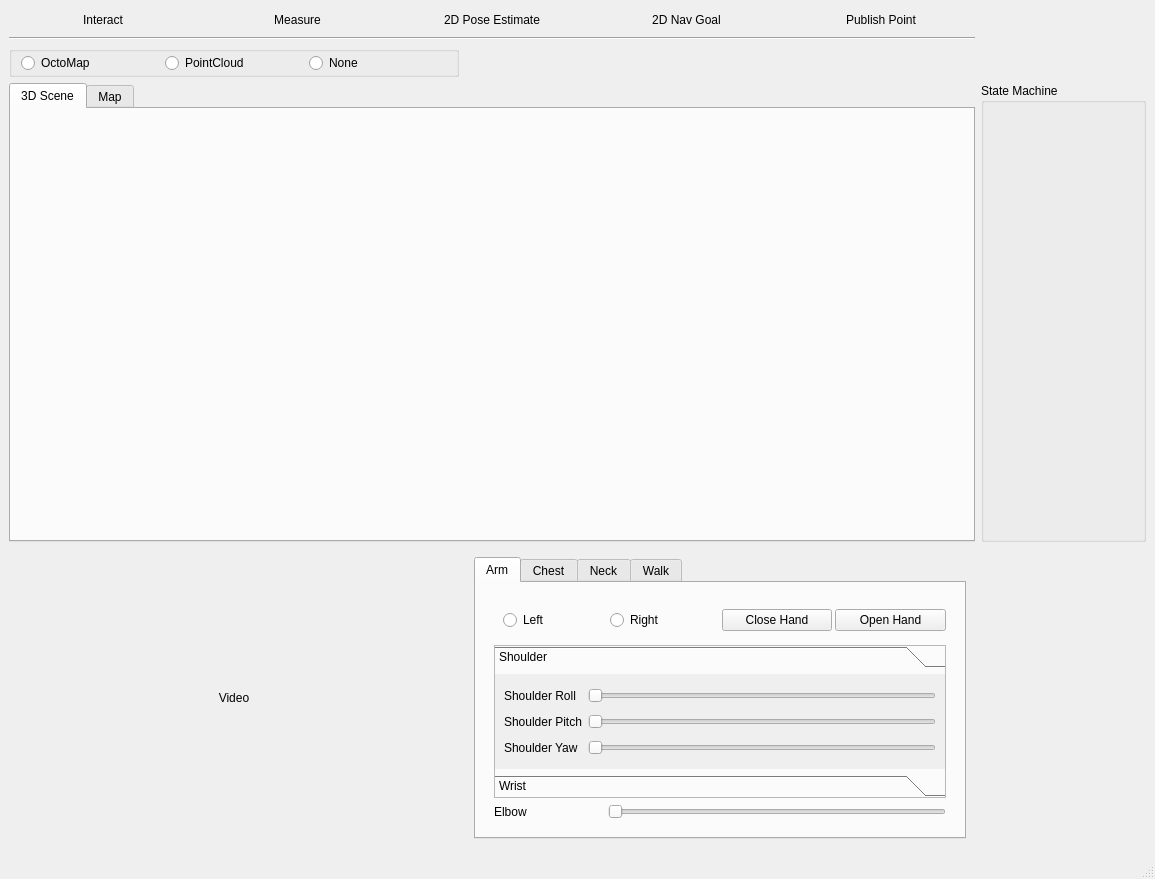
<?xml version="1.0" encoding="UTF-8"?>
<ui version="4.0">
 <class>ValkyrieGUI</class>
 <widget class="QMainWindow" name="ValkyrieGUI">
  <property name="windowModality">
   <enum>Qt::ApplicationModal</enum>
  </property>
  <property name="geometry">
   <rect>
    <x>0</x>
    <y>0</y>
    <width>1155</width>
    <height>879</height>
   </rect>
  </property>
  <property name="windowTitle">
   <string>MainWindow</string>
  </property>
  <widget class="QWidget" name="centralwidget">
   <layout class="QGridLayout" name="gridLayout">
    <item row="3" column="0">
     <widget class="QGroupBox" name="widgetvisualization">
      <property name="title">
       <string/>
      </property>
      <layout class="QGridLayout" name="gridLayout_10">
       <property name="topMargin">
        <number>0</number>
       </property>
       <property name="bottomMargin">
        <number>0</number>
       </property>
       <item row="0" column="1">
        <widget class="QRadioButton" name="radioBtnPointcloud">
         <property name="text">
          <string>PointCloud</string>
         </property>
         <attribute name="buttonGroup">
          <string notr="true">btnGroupDisplays</string>
         </attribute>
        </widget>
       </item>
       <item row="0" column="2">
        <widget class="QRadioButton" name="radioBtnNone">
         <property name="text">
          <string>None</string>
         </property>
         <attribute name="buttonGroup">
          <string notr="true">btnGroupDisplays</string>
         </attribute>
        </widget>
       </item>
       <item row="0" column="0">
        <widget class="QRadioButton" name="radioBtnOctomap">
         <property name="text">
          <string>OctoMap</string>
         </property>
         <attribute name="buttonGroup">
          <string notr="true">btnGroupDisplays</string>
         </attribute>
        </widget>
       </item>
      </layout>
     </widget>
    </item>
    <item row="4" column="0" colspan="2">
     <widget class="QTabWidget" name="tab_display">
      <property name="currentIndex">
       <number>0</number>
      </property>
      <widget class="QWidget" name="tab_3dscene">
       <attribute name="title">
        <string>3D Scene</string>
       </attribute>
       <layout class="QVBoxLayout" name="verticalLayout">
        <item>
         <layout class="QHBoxLayout" name="display3d_layout"/>
        </item>
       </layout>
      </widget>
      <widget class="QWidget" name="tab_map">
       <attribute name="title">
        <string>Map</string>
       </attribute>
       <layout class="QHBoxLayout" name="horizontalLayout">
        <item>
         <layout class="QGridLayout" name="map_layout"/>
        </item>
       </layout>
      </widget>
     </widget>
    </item>
    <item row="4" column="2">
     <widget class="QGroupBox" name="groupBox">
      <property name="maximumSize">
       <size>
        <width>400</width>
        <height>16777215</height>
       </size>
      </property>
      <property name="title">
       <string>State Machine</string>
      </property>
      <layout class="QHBoxLayout" name="horizontalLayout_9"/>
     </widget>
    </item>
    <item row="1" column="0" colspan="2">
     <widget class="Line" name="line_2">
      <property name="orientation">
       <enum>Qt::Horizontal</enum>
      </property>
     </widget>
    </item>
    <item row="0" column="0" colspan="2">
     <layout class="QHBoxLayout" name="horizontalLayout_2">
      <item>
       <widget class="QPushButton" name="btnRvizInteract">
        <property name="text">
         <string>Interact</string>
        </property>
        <property name="flat">
         <bool>true</bool>
        </property>
        <attribute name="buttonGroup">
         <string notr="true">btnGroupRvizTools</string>
        </attribute>
       </widget>
      </item>
      <item>
       <widget class="QPushButton" name="btnRvizMeasure">
        <property name="text">
         <string>Measure</string>
        </property>
        <property name="flat">
         <bool>true</bool>
        </property>
        <attribute name="buttonGroup">
         <string notr="true">btnGroupRvizTools</string>
        </attribute>
       </widget>
      </item>
      <item>
       <widget class="QPushButton" name="btnRvizPoseEstimate">
        <property name="text">
         <string>2D Pose Estimate</string>
        </property>
        <property name="flat">
         <bool>true</bool>
        </property>
        <attribute name="buttonGroup">
         <string notr="true">btnGroupRvizTools</string>
        </attribute>
       </widget>
      </item>
      <item>
       <widget class="QPushButton" name="btnRvizNavGoal">
        <property name="text">
         <string>2D Nav Goal</string>
        </property>
        <property name="flat">
         <bool>true</bool>
        </property>
        <attribute name="buttonGroup">
         <string notr="true">btnGroupRvizTools</string>
        </attribute>
       </widget>
      </item>
      <item>
       <widget class="QPushButton" name="btnRvizPublishPoint">
        <property name="text">
         <string>Publish Point</string>
        </property>
        <property name="flat">
         <bool>true</bool>
        </property>
        <attribute name="buttonGroup">
         <string notr="true">btnGroupRvizTools</string>
        </attribute>
       </widget>
      </item>
     </layout>
    </item>
    <item row="5" column="1">
     <widget class="QWidget" name="gb_keyctrl" native="true">
      <property name="sizePolicy">
       <sizepolicy hsizetype="Expanding" vsizetype="Expanding">
        <horstretch>0</horstretch>
        <verstretch>0</verstretch>
       </sizepolicy>
      </property>
      <property name="maximumSize">
       <size>
        <width>510</width>
        <height>300</height>
       </size>
      </property>
      <layout class="QGridLayout" name="gridLayout_2">
       <item row="0" column="0">
        <widget class="QTabWidget" name="controlTabs">
         <property name="maximumSize">
          <size>
           <width>500</width>
           <height>290</height>
          </size>
         </property>
         <property name="currentIndex">
          <number>0</number>
         </property>
         <widget class="QWidget" name="tabArm">
          <attribute name="title">
           <string>Arm</string>
          </attribute>
          <layout class="QHBoxLayout" name="horizontalLayout_4">
           <item>
            <widget class="QWidget" name="widget" native="true">
             <layout class="QGridLayout" name="gridLayout_5">
              <property name="horizontalSpacing">
               <number>3</number>
              </property>
              <item row="0" column="3">
               <widget class="QPushButton" name="btnOpenHand">
                <property name="text">
                 <string>Open Hand</string>
                </property>
               </widget>
              </item>
              <item row="2" column="1" colspan="3">
               <widget class="QSlider" name="sliderElbow">
                <property name="orientation">
                 <enum>Qt::Horizontal</enum>
                </property>
               </widget>
              </item>
              <item row="0" column="0" colspan="2">
               <widget class="QWidget" name="btnGrpArmSide" native="true">
                <layout class="QHBoxLayout" name="horizontalLayout_7">
                 <item>
                  <widget class="QRadioButton" name="radioArmSideLeft">
                   <property name="text">
                    <string>Left</string>
                   </property>
                   <attribute name="buttonGroup">
                    <string notr="true">btnGroupArm</string>
                   </attribute>
                  </widget>
                 </item>
                 <item>
                  <widget class="QRadioButton" name="radioArmSideRight">
                   <property name="text">
                    <string>Right</string>
                   </property>
                   <attribute name="buttonGroup">
                    <string notr="true">btnGroupArm</string>
                   </attribute>
                  </widget>
                 </item>
                </layout>
               </widget>
              </item>
              <item row="2" column="0">
               <widget class="QLabel" name="label_18">
                <property name="text">
                 <string>Elbow</string>
                </property>
               </widget>
              </item>
              <item row="0" column="2">
               <widget class="QPushButton" name="btnCloseHand">
                <property name="text">
                 <string>Close Hand</string>
                </property>
               </widget>
              </item>
              <item row="1" column="0" colspan="4">
               <widget class="QToolBox" name="tabArmControl">
                <property name="minimumSize">
                 <size>
                  <width>0</width>
                  <height>0</height>
                 </size>
                </property>
                <property name="baseSize">
                 <size>
                  <width>323</width>
                  <height>112</height>
                 </size>
                </property>
                <property name="layoutDirection">
                 <enum>Qt::LeftToRight</enum>
                </property>
                <property name="autoFillBackground">
                 <bool>false</bool>
                </property>
                <property name="frameShape">
                 <enum>QFrame::StyledPanel</enum>
                </property>
                <property name="frameShadow">
                 <enum>QFrame::Raised</enum>
                </property>
                <widget class="QWidget" name="tabArmControlPage1">
                 <property name="geometry">
                  <rect>
                   <x>0</x>
                   <y>0</y>
                   <width>437</width>
                   <height>87</height>
                  </rect>
                 </property>
                 <attribute name="label">
                  <string>Shoulder</string>
                 </attribute>
                 <layout class="QGridLayout" name="gridLayout_6">
                  <item row="0" column="0">
                   <widget class="QLabel" name="label_14">
                    <property name="text">
                     <string>Shoulder Roll</string>
                    </property>
                   </widget>
                  </item>
                  <item row="0" column="1">
                   <widget class="QSlider" name="sliderShoulderRoll">
                    <property name="maximum">
                     <number>100</number>
                    </property>
                    <property name="orientation">
                     <enum>Qt::Horizontal</enum>
                    </property>
                   </widget>
                  </item>
                  <item row="1" column="0">
                   <widget class="QLabel" name="label_19">
                    <property name="text">
                     <string>Shoulder Pitch</string>
                    </property>
                   </widget>
                  </item>
                  <item row="1" column="1">
                   <widget class="QSlider" name="sliderShoulderPitch">
                    <property name="minimum">
                     <number>0</number>
                    </property>
                    <property name="maximum">
                     <number>100</number>
                    </property>
                    <property name="orientation">
                     <enum>Qt::Horizontal</enum>
                    </property>
                   </widget>
                  </item>
                  <item row="2" column="0">
                   <widget class="QLabel" name="label_20">
                    <property name="text">
                     <string>Shoulder Yaw</string>
                    </property>
                   </widget>
                  </item>
                  <item row="2" column="1">
                   <widget class="QSlider" name="sliderShoulderYaw">
                    <property name="minimum">
                     <number>0</number>
                    </property>
                    <property name="maximum">
                     <number>100</number>
                    </property>
                    <property name="orientation">
                     <enum>Qt::Horizontal</enum>
                    </property>
                   </widget>
                  </item>
                 </layout>
                </widget>
                <widget class="QWidget" name="tabArmControlPage2">
                 <property name="geometry">
                  <rect>
                   <x>0</x>
                   <y>0</y>
                   <width>437</width>
                   <height>87</height>
                  </rect>
                 </property>
                 <attribute name="label">
                  <string>Wrist</string>
                 </attribute>
                 <layout class="QGridLayout" name="gridLayout_8">
                  <item row="0" column="0">
                   <widget class="QLabel" name="label">
                    <property name="text">
                     <string>Wrist Roll</string>
                    </property>
                   </widget>
                  </item>
                  <item row="0" column="1">
                   <widget class="QSlider" name="sliderWristRoll">
                    <property name="orientation">
                     <enum>Qt::Horizontal</enum>
                    </property>
                   </widget>
                  </item>
                  <item row="2" column="0">
                   <widget class="QLabel" name="label_21">
                    <property name="text">
                     <string>Wrist Yaw</string>
                    </property>
                   </widget>
                  </item>
                  <item row="1" column="1">
                   <widget class="QSlider" name="sliderWristPitch">
                    <property name="orientation">
                     <enum>Qt::Horizontal</enum>
                    </property>
                   </widget>
                  </item>
                  <item row="1" column="0">
                   <widget class="QLabel" name="label_2">
                    <property name="text">
                     <string>Wrist Pitch</string>
                    </property>
                   </widget>
                  </item>
                  <item row="2" column="1">
                   <widget class="QSlider" name="sliderWristYaw">
                    <property name="orientation">
                     <enum>Qt::Horizontal</enum>
                    </property>
                   </widget>
                  </item>
                 </layout>
                </widget>
               </widget>
              </item>
             </layout>
            </widget>
           </item>
          </layout>
         </widget>
         <widget class="QWidget" name="tabChest">
          <attribute name="title">
           <string>Chest</string>
          </attribute>
          <layout class="QHBoxLayout" name="horizontalLayout_3">
           <item>
            <widget class="QWidget" name="gridWidget_3" native="true">
             <layout class="QGridLayout" name="gridLayout_9">
              <item row="2" column="1">
               <widget class="QSlider" name="sliderChestYaw">
                <property name="minimum">
                 <number>0</number>
                </property>
                <property name="maximum">
                 <number>100</number>
                </property>
                <property name="orientation">
                 <enum>Qt::Horizontal</enum>
                </property>
               </widget>
              </item>
              <item row="1" column="0">
               <widget class="QLabel" name="label_4">
                <property name="text">
                 <string>Chest Pitch</string>
                </property>
               </widget>
              </item>
              <item row="0" column="0">
               <widget class="QLabel" name="label_15">
                <property name="text">
                 <string>Chest Roll</string>
                </property>
               </widget>
              </item>
              <item row="0" column="1">
               <widget class="QSlider" name="sliderChestRoll">
                <property name="minimum">
                 <number>0</number>
                </property>
                <property name="maximum">
                 <number>100</number>
                </property>
                <property name="orientation">
                 <enum>Qt::Horizontal</enum>
                </property>
               </widget>
              </item>
              <item row="1" column="1">
               <widget class="QSlider" name="sliderChestPitch">
                <property name="minimum">
                 <number>0</number>
                </property>
                <property name="maximum">
                 <number>100</number>
                </property>
                <property name="orientation">
                 <enum>Qt::Horizontal</enum>
                </property>
               </widget>
              </item>
              <item row="2" column="0">
               <widget class="QLabel" name="label_3">
                <property name="text">
                 <string>Chest Yaw</string>
                </property>
               </widget>
              </item>
              <item row="3" column="1">
               <widget class="QPushButton" name="btnChestReset">
                <property name="text">
                 <string>Reset Chest Orientation</string>
                </property>
               </widget>
              </item>
             </layout>
            </widget>
           </item>
          </layout>
         </widget>
         <widget class="QWidget" name="tabNeck">
          <attribute name="title">
           <string>Neck</string>
          </attribute>
          <layout class="QGridLayout" name="gridLayout_12">
           <item row="0" column="1">
            <widget class="QWidget" name="widget" native="true">
             <layout class="QGridLayout" name="gridLayout_7">
              <item row="1" column="0">
               <widget class="QLabel" name="label_10">
                <property name="text">
                 <string>&lt;html&gt;&lt;head/&gt;&lt;body&gt;&lt;p&gt;&lt;span style=&quot; font-size:10pt;&quot;&gt;Upper Neck&lt;/span&gt;&lt;/p&gt;&lt;p&gt;&lt;span style=&quot; font-size:10pt;&quot;&gt;Pitch:&lt;/span&gt;&lt;/p&gt;&lt;/body&gt;&lt;/html&gt;</string>
                </property>
               </widget>
              </item>
              <item row="1" column="1">
               <widget class="QSlider" name="sliderNeckPitch">
                <property name="minimum">
                 <number>0</number>
                </property>
                <property name="maximum">
                 <number>100</number>
                </property>
                <property name="orientation">
                 <enum>Qt::Horizontal</enum>
                </property>
               </widget>
              </item>
              <item row="2" column="0">
               <widget class="QLabel" name="label_5">
                <property name="text">
                 <string>Neck Yaw</string>
                </property>
               </widget>
              </item>
              <item row="2" column="1">
               <widget class="QSlider" name="sliderNeckYaw">
                <property name="minimum">
                 <number>0</number>
                </property>
                <property name="maximum">
                 <number>100</number>
                </property>
                <property name="orientation">
                 <enum>Qt::Horizontal</enum>
                </property>
               </widget>
              </item>
              <item row="0" column="1">
               <widget class="QSlider" name="sliderNeckRoll">
                <property name="minimum">
                 <number>0</number>
                </property>
                <property name="maximum">
                 <number>100</number>
                </property>
                <property name="orientation">
                 <enum>Qt::Horizontal</enum>
                </property>
               </widget>
              </item>
              <item row="0" column="0">
               <widget class="QLabel" name="label_16">
                <property name="text">
                 <string>&lt;html&gt;&lt;head/&gt;&lt;body&gt;&lt;p&gt;&lt;span style=&quot; font-size:10pt;&quot;&gt;Lower Neck&lt;/span&gt;&lt;/p&gt;&lt;p&gt;&lt;span style=&quot; font-size:10pt;&quot;&gt;Pitch:&lt;/span&gt;&lt;/p&gt;&lt;/body&gt;&lt;/html&gt;</string>
                </property>
               </widget>
              </item>
             </layout>
            </widget>
           </item>
          </layout>
         </widget>
         <widget class="QWidget" name="tabWalk">
          <attribute name="title">
           <string>Walk</string>
          </attribute>
          <layout class="QHBoxLayout" name="horizontalLayout_6">
           <item>
            <widget class="QWidget" name="widget_5" native="true">
             <layout class="QGridLayout" name="gridLayout_14">
              <item row="0" column="0">
               <widget class="QLabel" name="label_13">
                <property name="text">
                 <string>No. of steps:</string>
                </property>
               </widget>
              </item>
              <item row="0" column="1">
               <widget class="QLineEdit" name="lineEditNumSteps">
                <property name="inputMethodHints">
                 <set>Qt::ImhDigitsOnly</set>
                </property>
               </widget>
              </item>
              <item row="2" column="0">
               <widget class="QLabel" name="label_17">
                <property name="text">
                 <string>&lt;html&gt;&lt;head/&gt;&lt;body&gt;&lt;p&gt;&lt;span style=&quot; font-size:10pt;&quot;&gt;Lateral Distance&lt;br/&gt;(y-offset)&lt;/span&gt;&lt;/p&gt;&lt;/body&gt;&lt;/html&gt;</string>
                </property>
               </widget>
              </item>
              <item row="1" column="0">
               <widget class="QLabel" name="label_12">
                <property name="text">
                 <string>&lt;!DOCTYPE HTML PUBLIC &quot;-//W3C//DTD HTML 4.0//EN&quot; &quot;http://www.w3.org/TR/REC-html40/strict.dtd&quot;&gt;
&lt;html&gt;&lt;head&gt;&lt;meta name=&quot;qrichtext&quot; content=&quot;1&quot; /&gt;&lt;style type=&quot;text/css&quot;&gt;
p, li { white-space: pre-wrap; }
&lt;/style&gt;&lt;/head&gt;&lt;body style=&quot; font-family:'Sans'; font-size:9pt; font-weight:400; font-style:normal;&quot;&gt;
&lt;p style=&quot; margin-top:12px; margin-bottom:12px; margin-left:0px; margin-right:0px; -qt-block-indent:0; text-indent:0px;&quot;&gt;&lt;span style=&quot; font-family:'Ubuntu'; font-size:10pt;&quot;&gt;Stride Length&lt;br /&gt;(x-offest)&lt;/span&gt;&lt;/p&gt;&lt;/body&gt;&lt;/html&gt;</string>
                </property>
               </widget>
              </item>
              <item row="3" column="0">
               <widget class="QLabel" name="label_22">
                <property name="text">
                 <string>Starting foot:</string>
                </property>
               </widget>
              </item>
              <item row="1" column="1">
               <widget class="QLineEdit" name="lineEditXOffset">
                <property name="inputMethodHints">
                 <set>Qt::ImhDigitsOnly</set>
                </property>
               </widget>
              </item>
              <item row="2" column="1">
               <widget class="QLineEdit" name="lineEditYOffset">
                <property name="inputMethodHints">
                 <set>Qt::ImhDigitsOnly</set>
                </property>
               </widget>
              </item>
              <item row="4" column="0" colspan="2">
               <widget class="QPushButton" name="btnWalk">
                <property name="text">
                 <string>Walk steps</string>
                </property>
               </widget>
              </item>
              <item row="3" column="1">
               <widget class="QWidget" name="btnGroupWalkFoot" native="true">
                <layout class="QHBoxLayout" name="horizontalLayout_8">
                 <item>
                  <widget class="QRadioButton" name="radioLeftFoot">
                   <property name="text">
                    <string>Left</string>
                   </property>
                   <attribute name="buttonGroup">
                    <string notr="true">btnGroupFeet</string>
                   </attribute>
                  </widget>
                 </item>
                 <item>
                  <widget class="QRadioButton" name="radioRightFoot">
                   <property name="text">
                    <string>Right</string>
                   </property>
                   <attribute name="buttonGroup">
                    <string notr="true">btnGroupFeet</string>
                   </attribute>
                  </widget>
                 </item>
                </layout>
               </widget>
              </item>
             </layout>
            </widget>
           </item>
           <item>
            <widget class="QWidget" name="widget_4" native="true">
             <layout class="QGridLayout" name="gridLayout_11">
              <item row="1" column="2">
               <widget class="QSlider" name="sliderPelvisHeight">
                <property name="orientation">
                 <enum>Qt::Vertical</enum>
                </property>
                <property name="tickPosition">
                 <enum>QSlider::TicksBelow</enum>
                </property>
                <property name="tickInterval">
                 <number>10</number>
                </property>
               </widget>
              </item>
              <item row="0" column="0" colspan="4">
               <widget class="QLabel" name="label_11">
                <property name="text">
                 <string>Pelvis Height</string>
                </property>
                <property name="alignment">
                 <set>Qt::AlignCenter</set>
                </property>
               </widget>
              </item>
             </layout>
            </widget>
           </item>
          </layout>
         </widget>
        </widget>
       </item>
      </layout>
     </widget>
    </item>
    <item row="5" column="0">
     <widget class="QWidget" name="gb_livevideo" native="true">
      <property name="minimumSize">
       <size>
        <width>450</width>
        <height>250</height>
       </size>
      </property>
      <layout class="QGridLayout" name="gridLayout_3">
       <item row="1" column="1" rowspan="2" colspan="2">
        <widget class="QWidget" name="widget_2" native="true">
         <property name="maximumSize">
          <size>
           <width>450</width>
           <height>16777215</height>
          </size>
         </property>
         <layout class="QGridLayout" name="livevideo_layout">
          <item row="0" column="0">
           <widget class="QLabel" name="liveVideoLabel">
            <property name="text">
             <string>Video</string>
            </property>
            <property name="alignment">
             <set>Qt::AlignCenter</set>
            </property>
           </widget>
          </item>
         </layout>
        </widget>
       </item>
      </layout>
     </widget>
    </item>
   </layout>
  </widget>
  <widget class="QMenuBar" name="menubar">
   <property name="geometry">
    <rect>
     <x>0</x>
     <y>0</y>
     <width>1155</width>
     <height>21</height>
    </rect>
   </property>
  </widget>
  <widget class="QStatusBar" name="statusbar"/>
 </widget>
 <resources/>
 <connections/>
 <buttongroups>
  <buttongroup name="btnGroupDisplays"/>
  <buttongroup name="btnGroupRvizTools"/>
  <buttongroup name="btnGroupRvizTools"/>
 </buttongroups>
</ui>
